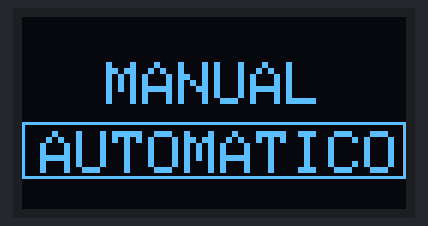
Bench run of a sketch on a simulated Arduino Uno, built with avr-gcc and run on an emulated ATmega328P. On the bench: 128×64 one-colour display.

Above: at 0.1 s.

The sketch:

oled.ino
```cpp
#include <Adafruit_GFX.h>
#include <Adafruit_SSD1306.h>

#define SCREEN_WIDTH 128 // Ancho de la pantalla OLED en píxeles
#define SCREEN_HEIGHT 64 // Alto de la pantalla OLED en píxeles

Adafruit_SSD1306 display(SCREEN_WIDTH, SCREEN_HEIGHT, &Wire, -1);

void setup() {
  // Inicializa la comunicación I2C con la pantalla OLED
  Wire.begin();
  display.begin(SSD1306_SWITCHCAPVCC, 0x3C);
  display.clearDisplay();

  // Muestra el mensaje de bienvenid
}

void loop() {
  // Limpia la pantalla OLED
  display.clearDisplay();

  // Muestra el texto "Hola, Mundo!" en la pantalla
  display.setTextSize(2);
  display.setTextColor(WHITE);
  display.setCursor(28,15);
  display.println("MANUAL");
  display.setCursor(6,38);
  display.println("AUTOMATICO");

  // Muestra un pequeño rectángulo en la pantalla
  display.drawRect(0, 35, 128, 19, WHITE);

  // Actualiza la pantalla OLED
  display.display();

  // Espera un segundo antes de volver a actualizar la pantalla
  delay(1000);
}
```
